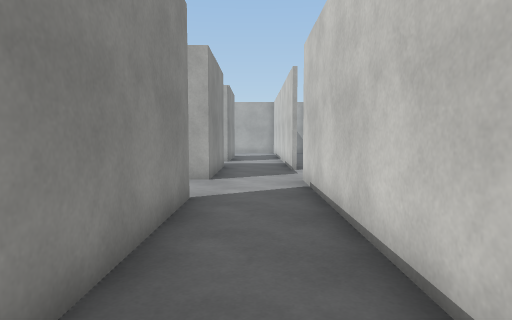
view 1 (above)

24 first-person views from a walk through a 3-D level made in the Unity game engine. The camera is 1.3 m above the floor, tilts 4° down and sees 75° across. The floor is counted in squares, 1 m on a side. Each view is taken from the middle of a square. On the plan, view 1 faces up. The plan holds only what a view shows up to about 14 squares ahead; the rest is blank. The player character is not drawn. Door leaves are left out, so doorways stand open. Surface patterns are stand-ins for the level's own textures.

view 2
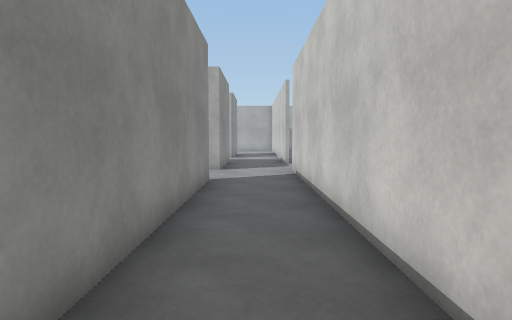

view 3
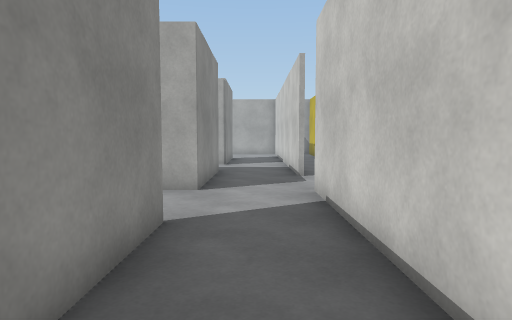

view 4
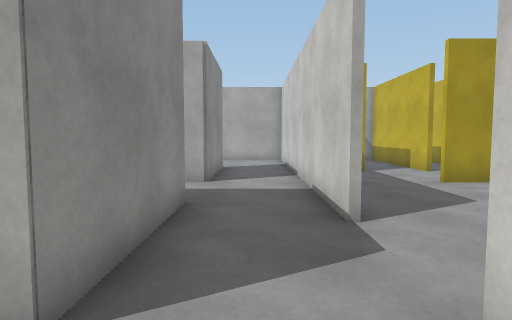

view 5
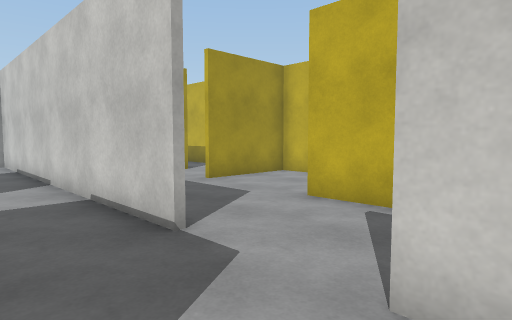

view 6
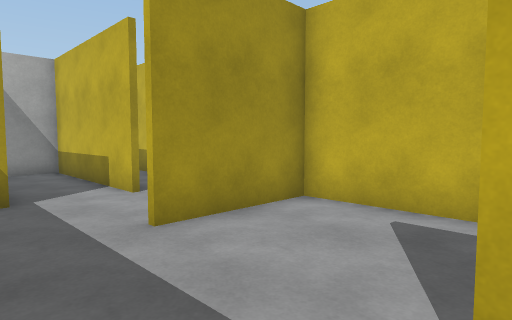

view 7
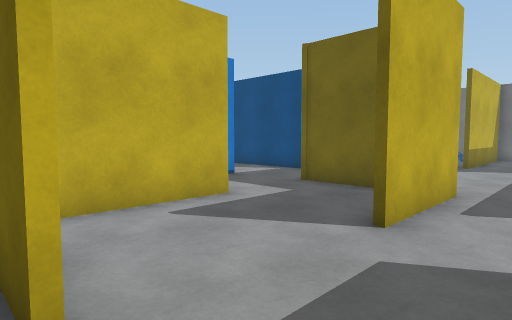

view 8
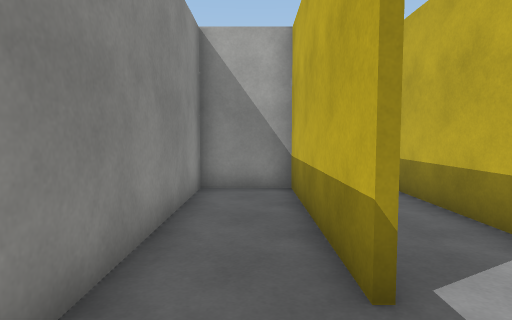

view 9
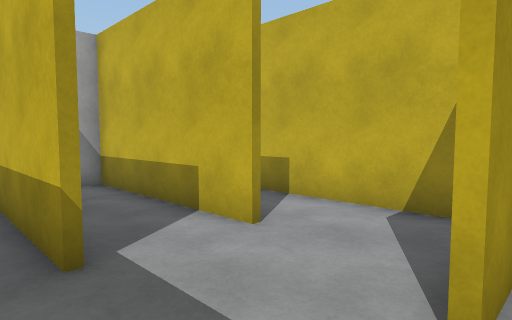

view 10
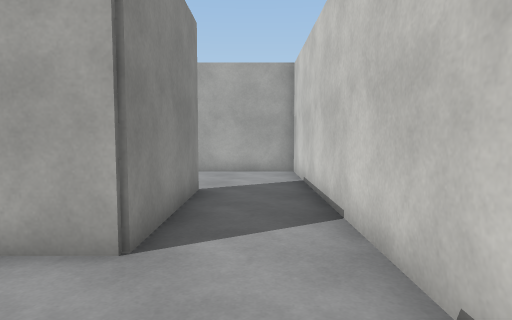

view 11
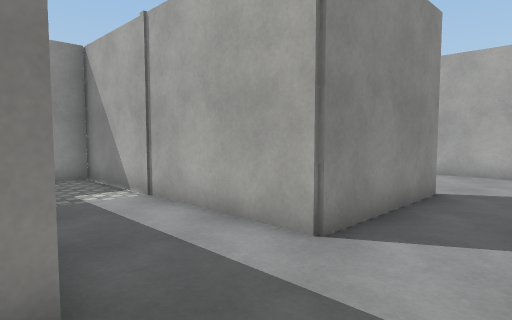

view 12
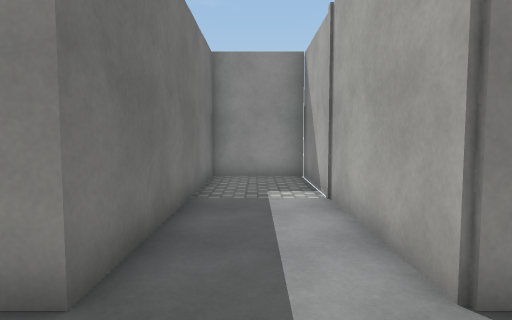

view 13
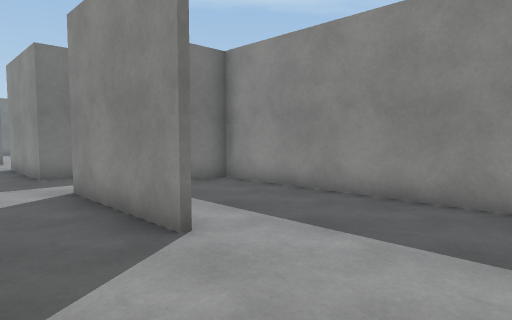

view 14
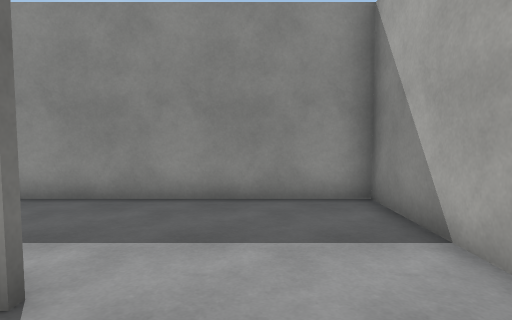

view 15
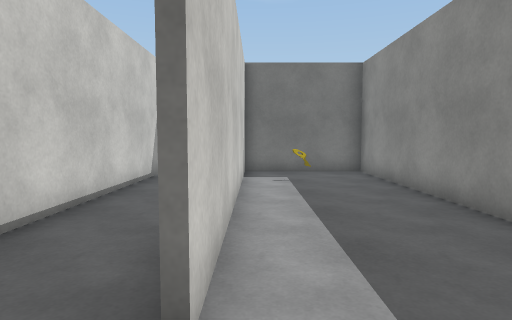

view 16
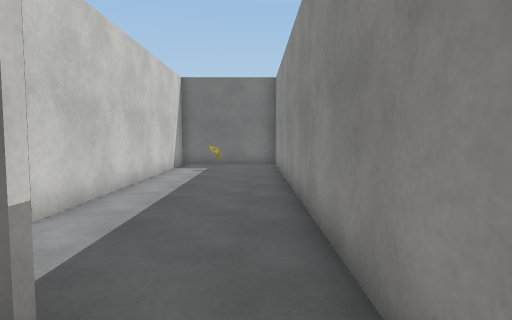

view 17
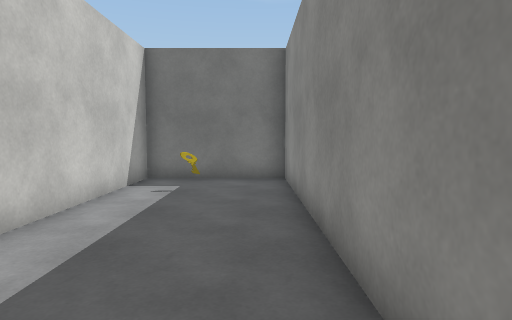

view 18
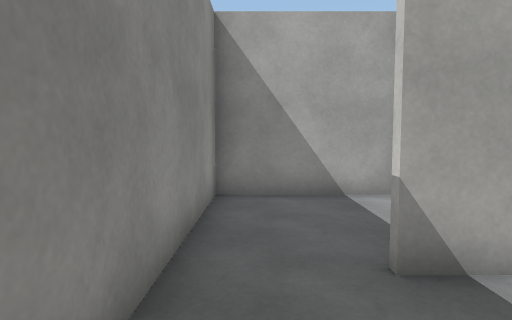

view 19
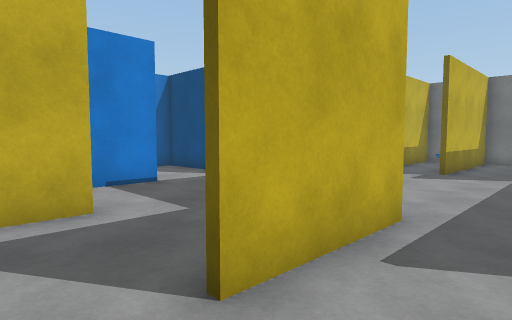

view 20
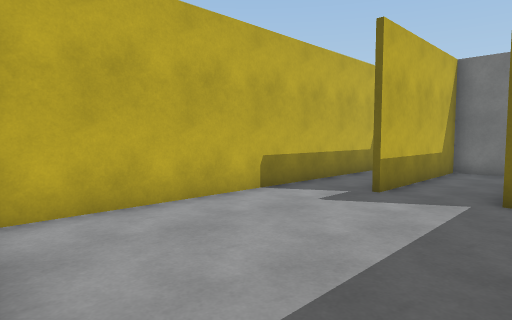

view 21
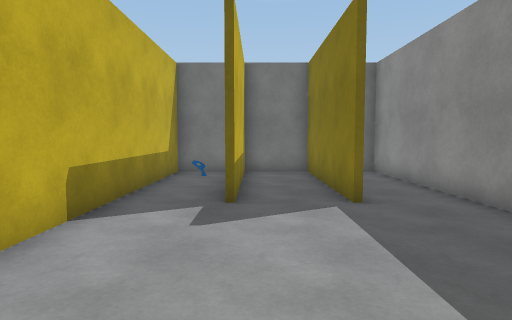

view 22
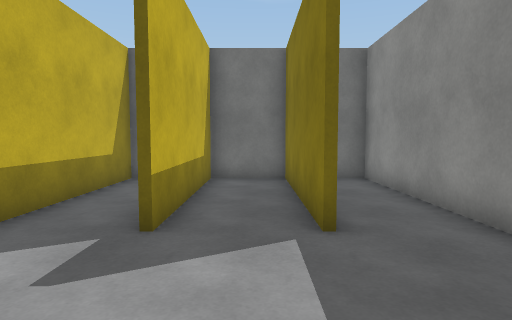

view 23
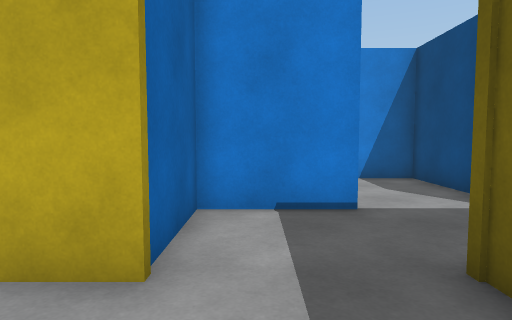

view 24
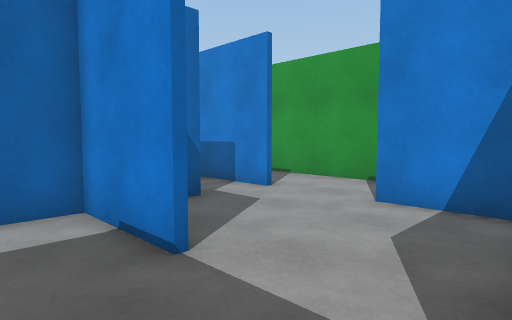

### Floor plan
Ten units are one square. View 1 is at (0, 0); x grows to the right and y downward. Boxes are objects, and circles mark ways between rooms. Rooms are numbered by the first view taken in them; rooms with no view inside come last. Other rooms are left out.
<svg viewBox="-103 -270 273 309">
<path fill="none" stroke="#000" d="M-14 -70 -14 12M14 26 14 -100M39 -204 39 -264 19 -264M64 -204 64 -264 49 -264M89 -130 89 -176 52 -176 65 -176M50 -98 50 -135M68 -99 91 -99M16 -265 16 -198M-14 -222 -14 -176 -98 -176 -98 -146 -14 -146 -14 -101M19 -264 -59 -264 -59 -176 -45 -176M14 -129 14 -265M-59 -95 -59 34 -16 34 -16 -70M-14 -101 -38 -101M-19 -144 -59 -144 -59 -95M41 -25 41 34 64 34 64 -25M16 -34 16 34M71 34 89 34 89 -94M119 -101 119 -130 89 -130M135 -70 164 -70 164 -100M112 -70 120 -70M144 -130 139 -130"/>
<rect x="-35" y="5" width="10" height="10" fill="#bbb"><title>key</title></rect>
<rect x="75" y="15" width="10" height="10" fill="#bbb"><title>other object</title></rect>
<circle cx="0" cy="-90" r="3" fill="#2a7"/>
<circle cx="-10" cy="-85" r="3" fill="#2a7"/>
<circle cx="15" cy="-115" r="3" fill="#2a7"/>
<circle cx="35" cy="-100" r="3" fill="#2a7"/>
<circle cx="90" cy="-115" r="3" fill="#2a7"/>
<circle cx="-45" cy="-100" r="3" fill="#2a7"/>
<text x="0" y="-30">1</text>
<text x="50" y="-170">2</text>
<text x="-30" y="-200">3</text>
<text x="-40" y="-30">4</text>
<text x="-40" y="-120">5</text>
<text x="50" y="-40">6</text>
<text x="130" y="-90">7</text>
</svg>
Room 1 opens to room 3. Room 1 opens to room 4. Room 2 opens to room 3. Room 2 opens to room 6. Room 2 opens to room 7. Room 4 opens to room 5.

Where each view was taken, in squares from view 1:
view 1: 0 up, 0 right, facing up
view 2: 3 down, 0 right, facing up
view 3: 2 up, 0 right, facing up
view 4: 8 up, 0 right, facing up
view 5: 9 up, 1 left, facing up-right
view 6: 13 up, 3 right, facing up-right
view 7: 18 up, 3 right, facing down-right
view 8: 18 up, 3 right, facing up
view 9: 17 up, 3 right, facing up-right
view 10: 14 up, 0 right, facing up
view 11: 14 up, 1 right, facing up-left
view 12: 16 up, 1 right, facing left
view 13: 26 up, 1 right, facing down-left
view 14: 24 up, 1 right, facing left
view 15: 9 up, 2 left, facing down
view 16: 12 up, 5 left, facing down
view 17: 7 up, 5 left, facing down
view 18: 7 up, 5 left, facing up
view 19: 15 up, 3 right, facing down-right
view 20: 10 up, 3 right, facing down-right
view 21: 9 up, 6 right, facing down
view 22: 7 up, 5 right, facing down
view 23: 12 up, 6 right, facing right
view 24: 7 up, 10 right, facing up-right
